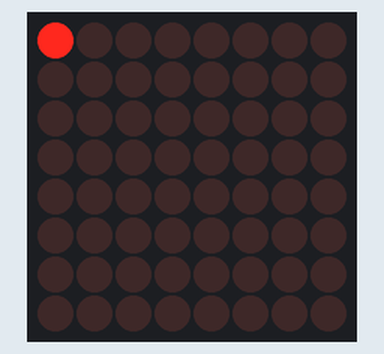
Recording of a sketch running on a simulated Arduino Uno, built with avr-gcc and run on an emulated ATmega328P. On the bench: 8×8 LED matrix.

Above: at 0.15 s.
At 1.36 s:
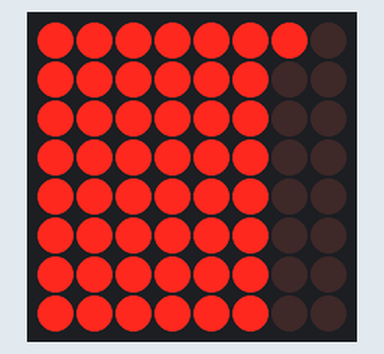
At 2.56 s:
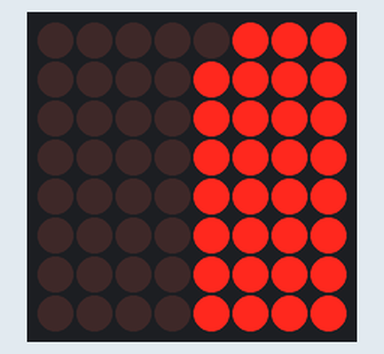
At 5.28 s:
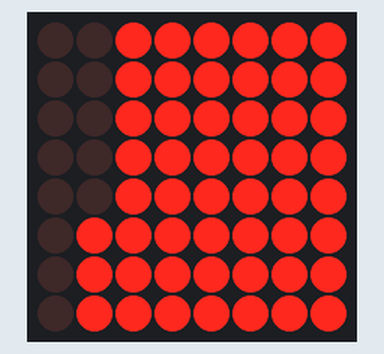
At 7.7 s:
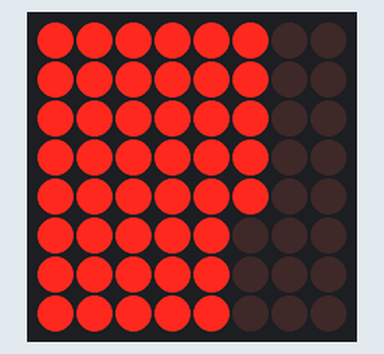
At 10.42 s:
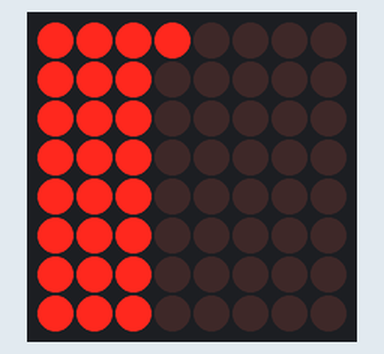

The sketch:

LedMatrix_example.ino
```cpp
#include "LedControl.h" //  need the library
LedControl lc=LedControl(12,11,10,1); //

// pin 12 is connected to the MAX7219 DIN pin 1
// pin 11 is connected to the CLK pin 13
// pin 10 is connected to LOAD CS pin 12
// 1 as we are only using 1 MAX7219

void setup()
{
  // the zero refers to the MAX7219 number, it is zero for 1 chip
  lc.shutdown(0,false);// turn off power saving, enables display
  lc.setIntensity(0,3);// sets brightness (0~15 possible values)
  lc.clearDisplay(0);// clear screen
}
void loop()
{
  for (int row=0; row<8; row++)
  {
    for (int col=0; col<8; col++)
    {
      lc.setLed(0,col,row,true); // turns on LED at col, row
      delay(25);
    }
  }

  for (int row=0; row<8; row++)
  {
    for (int col=0; col<8; col++)
    {
      lc.setLed(0,col,row,false); // turns off LED at col, row
      delay(25);
    }
  }
}
```

Measured:
- by itself, everything shown: repeats every 9.7 s, in 32 steps
